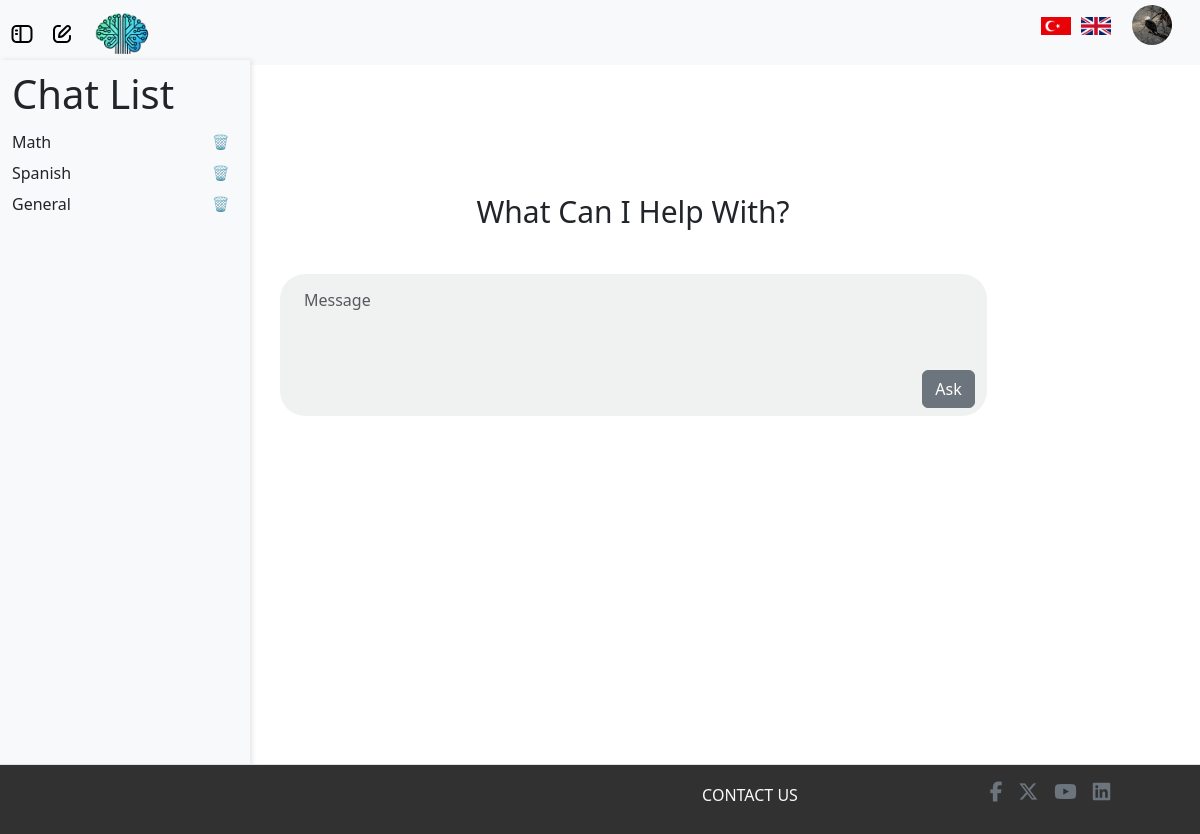
Screenshot of / (signed in) with the database file from the repository.
### models/information.py (models this page shows)
class Information(db.Model):
    id = db.Column(db.Integer, primary_key=True, autoincrement=True)
    user_id = db.Column(db.Integer, db.ForeignKey('user.id'), nullable=False)
    name = db.Column(db.String(50))
    surname = db.Column(db.String(50))
    telephone_number = db.Column(db.String(15))
    birth_date = db.Column(db.Date)
    gender = db.Column(db.String(10))
    address = db.Column(db.String(255))
    language = db.Column(db.String(20))
    profile_image = db.Column(db.String(200), nullable=True)

### models/chat_history.py (models this page shows)
class ChatHistory(db.Model):
    id = db.Column(db.Integer, primary_key=True)
    user_id = db.Column(db.Integer, db.ForeignKey('user.id'), nullable=False)
    topic = db.Column(db.String(100), nullable=False)
    chats = db.Column(MutableList.as_mutable(db.JSON), nullable=True)
    difficulty = db.Column(db.String(100), nullable=False, default="easy")
    timestamp = db.Column(db.DateTime, nullable=False, default=db.func.current_timestamp())
    realchat_count = db.Column(db.Integer, nullable=False, default=0)
    extrachat = db.Column(db.Integer, nullable=False, default=0)
    is_sumbitted = db.Column(db.Boolean, nullable=False, default=False)
    is_quizstarted = db.Column(db.Boolean, nullable=False, default=False)

### routes/home_routes.py (the view)
@home_routes.route("/")
def home_page():
    user_chats = None
    selected_chat = None
    user_information = None
    if current_user.is_authenticated:
        user_information = Information.query.filter_by(user_id=current_user.id).first()
        user_chats = ChatHistory.query.filter_by(user_id=current_user.id).all()
    chat_id = request.args.get("chat_id", type=int)
    if chat_id:
        selected_chat = ChatHistory.query.filter_by(id=chat_id).first()
        if selected_chat.user_id != current_user.id:
            flash('Unathenticated chat is found, you can not enter !!!', 'error')
            return redirect(url_for('home_routes.home_page'))  # Redirect to the homepage if no chat found
        if selected_chat is None:
            flash('Selected chat not found', 'error')
            return redirect(url_for('home_routes.home_page'))  # Redirect to the homepage if no chat found
        else:
            current_user.currentChatID = chat_id
            db.session.commit()
    else:
        current_user.currentChatID = None
        db.session.commit()
    return render_template(
        "index.html",
        user_chats=user_chats,
        selected_chat=selected_chat,
        info=user_information
    )

### processors/babel_processor.py (called while the page is built)
def inject_babel():
    return dict(_=gettext)

def inject_locale():
    return {'get_locale': get_locale}

### server.py (called while the page is built)
@app.before_request
def before_request():
    g.locale = get_locale()  # Store locale in the global g object
    g.timezone = get_timezone()  # Store timezone in the global g object

@login_manager.user_loader
def load_user(user_id):
    return User.query.get(int(user_id))

### utils/language_utils.py (called while the page is built)
def get_locale():
    if 'lang' in request.args:
        lang = request.args.get('lang')
        if lang in ['en', 'tr']:
            session['lang'] = lang
            return session['lang']
    elif 'lang' in session:
        return session.get('lang')
    return request.accept_languages.best_match(['en', 'tr'])

def get_timezone():
    user = getattr(g, 'user', None)
    if user is not None:
        return user.timezone

### templates/index.html (shortened to what this page needs)
{% extends "layouts/layout.html" %} {% block title %}Welcome{% endblock title %}
{% block content %}
<div class="flash-container position-absolute top-0 start-50 translate-middle-x p-3">
</div>
<div class="container" id="chat">
    {% if current_user.is_authenticated %}
    <div class="container-fluid d-flex justify-content-start" id="progressBarr"></div>
    {% else %}
    <div class="container-fluid" id="hiddenContent"></div>
    {% endif %}
    <div class="container-fluid" id="content">
        <h1 class="display-4 text-center mb-4" id="header">
            {{ _('What Can I Help With?') }}
        </h1>
        <div class="container_fluid d-flex w-100">
            <div class="container pt-2 pb-2" id="chatBeginning">
                <form id="messageForm">
                    <div class="mb-1">
                        <textarea class="form-control" id="exampleFormControlTextarea1" rows="3"
                            placeholder="{{ _('Message') }}" required></textarea>
                    </div>
                    <div class="d-flex flex-row-reverse">
                        <button type="submit" class="btn btn-secondary" id="askButton">
                            {{ _('Ask') }}
                        </button>
                    </div>
                </form>
            </div>
        </div>
    </div>
</div>
{% endblock content %}

### templates/layouts/layout.html (shortened to what this page needs)
<!doctype html>
<html lang="en">
<head>
    <link rel="stylesheet" href="https://cdnjs.cloudflare.com/ajax/libs/font-awesome/6.5.1/css/all.min.css">
    <link href="https://cdn.jsdelivr.net/npm/bootstrap@5.3.3/dist/css/bootstrap.min.css" rel="stylesheet" />
    <link href="{{ url_for('static', filename='css/style.css') }}" rel="stylesheet" />
</head>
<body>
    <nav class="navbar navbar-expand-lg navbar-light d-flex bg-light">
        <div class="container-fluid">
            {% if current_user.is_authenticated %}
            <a class="navbar-brand" id="toggle-sidebar"></a>
            <a class="navbar-brand" id="toggle-new-chat" onclick="openTopic(event);"></a>
                <a class="navbar-brand" id="toggle-logo" href="{{ url_for('home_routes.home_page') }}">
                    <img src="{{ url_for('static', filename='images/logo.jpg') }}" class="logo"/>
                </a>
            <div class="navbar-nav ms-auto d-flex align-items-center" id="navbarNav">
                <ul class="navbar-brand d-flex align-items-center">
                    <li class="nav-item d-flex" id="change_language">
                        <a href="{{ url_for('language_routes.change_language', lang_code='tr') }}">
                            <img src="{{ url_for('static', filename='images/Türkçe.jpg') }}" alt="Türkçe" class="language-flag" />
                        </a>
                        <a href="{{ url_for('language_routes.change_language', lang_code='en') }}">
                            <img src="{{ url_for('static', filename='images/English.png') }}" alt="English" class="language-flag" />
                        </a>
                    </li>
                    <li class="nav-item ms-3">
                        <img src="{{ url_for('static', filename=(info.profile_image if info.profile_image else 'images/user.png')) }}" class="rounded-circle" id="userDropdown" role="button" data-bs-toggle="dropdown" aria-expanded="false" />
                    </li>
                </ul>
            </div>
            {% endif %}
        </div>
    </nav>
    <div class= mainpart>
        <div class="row">
            {% if current_user.is_authenticated %}
            <div id="sidebar" class="col-md-3 col-lg-2 d-md-block bg-light sidebar d-flex flex-column pb-5">
                <h1>Chat List</h1>
                <ul class="nav flex-column position-sticky pb-5">
                    {% if user_chats %}
                    {% for chat in user_chats %}
                    <li class="nav-item d-flex justify-content-between align-items-center">
                        <a class="nav-link text-dark p-0" href="{{ url_for('chat_routes.chatl', id=chat.id) }}">
                            <span>{{ chat.topic }}</span>
                        </a>
                        <form method="POST" action="{{ url_for('chat_routes.delete_chat', id=chat.id) }}" onsubmit="return confirm('Are you sure you want to delete this chat?')">
                            <button type="submit" class="btn btn-sm btn-white">🗑️</button>
                        </form>
                    </li>
                    {% endfor %}
                    {% else %}
                    <li class="nav-item">
                        <span class="text-muted">{{ _('No chat history available.') }}</span>
                    </li>
                    {% endif %}
                </ul>
            </div>
            {% endif %}
            <main class="col-md-9 ms-sm-auto col-lg-10 px-md-4 d-flex justify-content-center mt-4">
                {% block content %}{% endblock content %}
            </main>
        </div>
        <footer class="d-flex justify-content-center align-items-center border-top w-100 px-0">
            <div class="d-flex flex-row align-items-end justify-content-end w-100">
                <span class="contact-us-text w-25 mb-3 text-center text-light">{{ _('CONTACT US') }}</span>
                <ul class="d-flex align-items-center justify-content-center w-25 list-unstyled">
                    <li><a href="#" class="mx-2 fs-5 text-secondary"><i class="footer-contact-us-icons fa-brands fa-facebook-f"></i></a></li>
                    <li><a href="#" class="mx-2 fs-5 text-secondary"><i class="footer-contact-us-icons fa-brands fa-x-twitter"></i></a></li>
                    <li><a href="#" class="mx-2 fs-5 text-secondary"><i class="footer-contact-us-icons fab fa-youtube"></i></a></li>
                    <li><a href="#" class="mx-2 fs-5 text-secondary"><i class="footer-contact-us-icons fab fa-linkedin"></i></a></li>
                </ul>
            </div>
        </footer>
    </div>
</body>
</html>

### static/css/style.css (style rules this page uses)
.logo { height: 50px; width: auto; margin-right: 10px; transition: transform 0.3s ease; }
.navbar { height: 65px; width: 100%; position: fixed; top: 0; }
.row { min-height: 700px; margin-bottom: 40px; }
.mainpart { min-height: 800px; }
main { min-height: 700px; margin-top: 200px; }
#userDropdown { width: 40px; height: 40px; cursor: pointer; }
#sidebar { height: 90vh; width: 250px; overflow-y: auto; position: fixed; top: 0; left: -250px; background-color: white; box-shadow: 2px 0 5px rgba(0, 0, 0, 0.1); transition: left 0.3s ease; z-index: 1040; padding-bottom: 50px; margin-top: 60px; padding-top: 10px; margin-bottom: 50px; }
#sidebar.show { left: 0; }
#toggle-sidebar { left: 10px; z-index: 1050; position: absolute; }
#toggle-new-chat { left: 50px; z-index: 1050; position: absolute; }
#toggle-logo { left: 90px; z-index: 1050; position: absolute; }
.contact-us-text { color: #414040; }
.flash-container { z-index: 1050; }
#chat { margin-bottom: 50px; height: 500px; }
#content { margin-top: 170px; padding-right: 150px; }
#header { font-weight: 500; font-size: 30px; }
#chatBeginning { min-height: 110px; width: 90%; border-style: none; border-radius: 25px; background-color: rgb(240, 242, 242); margin-right: 5%; margin-left: 40px; }
#exampleFormControlTextarea1 { background-color: rgb(240, 242, 242); border-style: none; resize: none; }
.nav-item { list-style-type: none; margin: 0; padding: 0; }
.language-flag { width: 30px; height: auto; margin: 0 5px; cursor: pointer; transition: transform 0.3s ease; }
#progressBarr { position: fixed; top: 80px; left: 100; width: 80%; min-height: 20px; z-index: 9999; background-color: #f8f9fa00; }
footer { position: relative; bottom: 0; left: 0; width: 100%; height: 70px; background-color: rgb(49, 49, 49); z-index: 9999; }
.container-fluid { display: flex; flex-wrap: wrap; gap: 20px; justify-content: center; align-items: flex-start; }

### rows the page displays
Information: profile_image (picture)
ChatHistory: topic "Math"
ChatHistory: topic "Spanish"
ChatHistory: topic "General"
